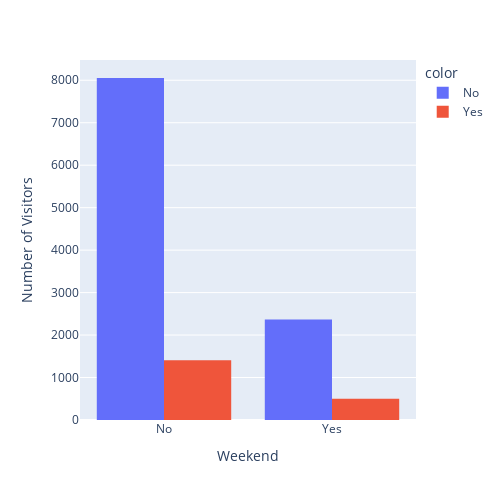

The code cell stored with this chart in its notebook:
### Code cell
fig = px.histogram(df, x=df['Weekend'].map({'1': 'Yes', '0': 'No'}), color=df['Revenue'].map({'1': 'Yes', '0': 'No'}), barmode='group',
                   title='')
fig.update_layout(yaxis_title='Number of Visitors',
                  xaxis_title='Weekend',width=500,height=500)
fig.show()

### Figure 1 — Plotly figure (JSON) as saved in the notebook; plotly's stock layout.template omitted (floating-point values rounded to 4 significant figures; data arrays with more than 128 entries replaced by an {"elided": "..."} marker saying what was removed)
{"data": [{"alignmentgroup": "True", "bingroup": "x", "hovertemplate": "color=No<br>x=%{x}<br>count=%{y}<extra></extra>", "legendgroup": "No", "marker": {"color": "#636efa", "pattern": {"shape": ""}}, "name": "No", "offsetgroup": "No", "orientation": "v", "showlegend": true, "type": "histogram", "x": {"elided": "10422 str values"}, "xaxis": "x", "yaxis": "y"}, {"alignmentgroup": "True", "bingroup": "x", "hovertemplate": "color=Yes<br>x=%{x}<br>count=%{y}<extra></extra>", "legendgroup": "Yes", "marker": {"color": "#EF553B", "pattern": {"shape": ""}}, "name": "Yes", "offsetgroup": "Yes", "orientation": "v", "showlegend": true, "type": "histogram", "x": {"elided": "1908 str values"}, "xaxis": "x", "yaxis": "y"}], "layout": {"barmode": "group", "height": 500, "legend": {"title": {"text": "color"}, "tracegroupgap": 0}, "margin": {"t": 60}, "width": 500, "xaxis": {"anchor": "y", "autorange": true, "domain": [0, 1], "range": [-0.5, 1.5], "title": {"text": "Weekend"}, "type": "category"}, "yaxis": {"anchor": "x", "autorange": true, "domain": [0, 1], "range": [0, 8477.0], "title": {"text": "Number of Visitors"}}}}
